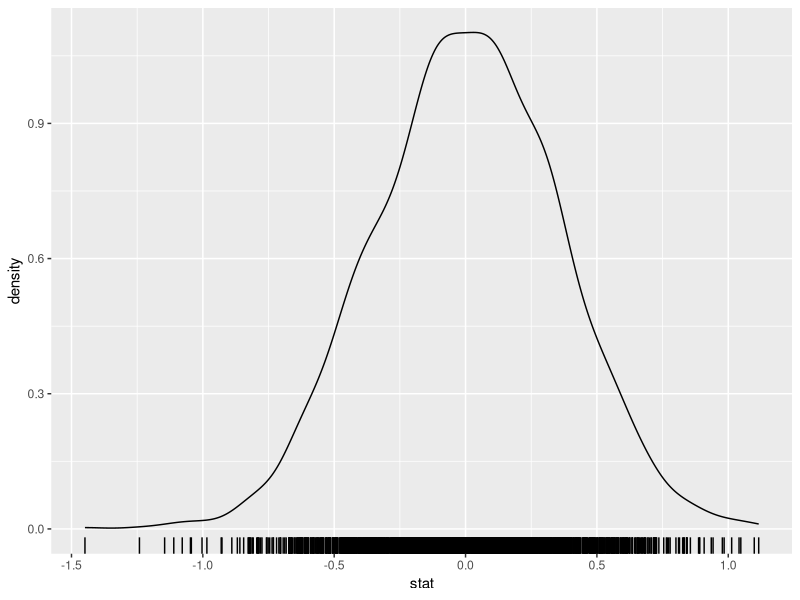

Reproduce this figure in R. (Note: a time limit stopped this script after it produced the figure.)
## ---- chunk 1
knitr::opts_chunk$set(cache = TRUE, autodep = TRUE)
## ---- chunk 2
library("dplyr")
library("ggplot2")
library("tidyr")
## ---- chunk 3
n <- 8
mean(rnorm(n))
## ---- chunk 4
n <- 8
iter <- 2048
# Investigate
results <- list()
for (i in 1:iter) {
  x <- rnorm(n)
  stat <- mean(x)
  results[[i]] <- data_frame(i = i, stat = mean(x))
}
results <- bind_rows(results)
## ---- chunk 5
ggplot(results, aes(x = stat)) +
  geom_density() +
  geom_rug()
## ---- chunk 6
sample_sizes <- 2 ^ (0:10)
## ---- chunk 7
iter <- 4096
## ---- chunk 8
results <- list()
for (k in seq_along(sample_sizes))  {
  cat("sample size:", sample_sizes[k], "\n")
  sampling_dist <- list()
  n <- sample_sizes[k]
  for (i in 1:iter) {
    # Normal distribution. mean = 0, sd = 1. mean = 0
    x <- rnorm(n)
    # Uniform distribution: min = 0, max = 1. mean = 0.5
    # x <- runif(n)
    # Geometric distribution: prob = 0.25. mean = 4
    # x <- rgeom(n, prob = 0.25)
    # Beta distribution. Bimodal. mean = 0.5.
    # x <- rbeta(n, shape1 = 0.25, shape2 = 0.25)

    # Statistics
    # # Mean
    stat <- mean(x)
    # # Median
    # stat <- median(x)
    # # Maximum
    # stat <- max(x)
    # # Standard deviation
    # stat <-sd(x)
    # # Geometric mean of
    # stat <- exp(mean(log(abs(x))))
    sampling_dist[[i]] <- data_frame(size = n, stat = stat)
  }
  results[[k]] <- bind_rows(sampling_dist)
}
results <- bind_rows(results) %>%
  mutate(size = factor(size))
## ---- chunk 9
ggplot(results, aes(x = stat, colour = size)) +
  geom_density()
## ---- chunk 10
## Comparing mean and sample distributions of multiple samples
iter <- 8192
sample_sizes <- 2 ^ (0:12)
results <- list()
for (k in seq_along(sample_sizes))  {
  n <- sample_sizes[k]
  message("sample size: ", n)
  stat <- rep(NA, iter)
  for (i in 1:iter) {
    # # Normal distribution.
    # # mean = 0, sd = 1
    x <- rnorm(n)
    
    # # Uniform distribution:
    # # min = 0, max = 1, mean = 0.5, sd = 0.2887
    # x <- runif(n)
    
    # # Geometric distribution: prob = 0.25.
    # # mean = (1 - p) / p = 3
    # # var = (1 - p) / p ^ 2 = 12
    # # sd = sqrt(12)
    # x <- rgeom(n, prob = 0.25)
    
    # # Beta distribution. Bimodal.
    # # mean = 0.5. sd = 0.4082
    # x <- rbeta(n, shape1 = 0.5, shape2 = 0.5)

    # # Bernoulli distribution.
    # # mean = 0.2. sd = sqrt(0.2 * 0.8)
    # x <- rbinom(n, size = 1, prob = 0.2)
    
    stat[i] <- mean(x)
  }
  results[[k]] <- data_frame(stat = stat, size = n)

}
results <- bind_rows(results)

results_summary <- results %>%
  group_by(size) %>%
  summarize(x_mean = mean(stat),
            s = sd(stat),
            x_mean_se = s / sqrt(iter),
            s_se = s / sqrt(2 * (iter - 1)))
## ---- chunk 11
mu <- 0
sigma <- 1
## ---- chunk 12
ggplot(results_summary, aes(x = size, y = x_mean, 
                    ymin = x_mean - 2 * x_mean_se,
                    ymax = x_mean + 2 * x_mean_se)) +
  geom_pointrange() +
  geom_hline(yintercept = mu) +
  scale_x_log10()
## ---- chunk 13
ggplot(results_summary, aes(x = size,
                    y = s, 
                    ymin = s - 2 * s_se,
                    ymax = s + 2 * s_se)) +
  geom_pointrange() +
  stat_function(fun = function(n) sigma / sqrt(n)) +
  scale_x_log10()
## ---- chunk 14
ggplot(mutate(results,
              normal = dnorm(stat, mean = mu, sd = sigma / sqrt(size))),
       aes(x = stat)) +
  geom_density() +
  geom_rug() +
  geom_line(mapping = aes(y = normal), col = "red") +
  facet_wrap(~size, ncol = 2, scales = "free")
## ---- chunk 15
prob <- 0.2
sizes <- c(1, 2, 8, 32, 64, 256, 512, 1024)

binomial <- list()
for (i in seq_along(sizes)) {
  n <- sizes[i]
  binomial[[i]] <- data_frame(x = 0:n,
                              size = n,
                              p = dbinom(x, size = n, prob = prob))
}
binomial <- bind_rows(binomial)

normal <- list()
for (i in seq_along(sizes)) {
  n <- sizes[i]
  normal_mean <- n * prob
  normal_sd <- sqrt(n * prob * (1 - prob))
  normal[[i]] <- data_frame(x = seq(normal_mean - 3 * normal_sd,
                                    normal_mean + 3 * normal_sd, 
                                    length.out = 101),
                            y = dnorm(x, mean = normal_mean, sd = normal_sd),
                            size = n)
}
normal <- bind_rows(normal)

ggplot() +
  geom_bar(data = binomial, aes(x = x, y = p), stat = "identity",
           alpha = 0.5) +
  geom_line(data = normal, aes(x = x, y = y), color = "black", size = 1) +
  facet_wrap(~size, ncol = 2, scales = "free")
## ---- chunk 16
confidence <- 95
mu <- 0
sigma <- 1
## ---- chunk 17
iter = 500
# calculate z critical value
alpha <- 1 - (confidence / 100)
z <- -qnorm(alpha / 2)
results <- list()
for (i in 1:iter) {
  x <- rnorm(n, mean = mu, sd = sigma)
  x_mean <- mean(x)
  se <- sigma / sqrt(n)
  lb <- x_mean - z * se
  ub <- x_mean + z * se
  contains_mu <- (mu > lb) & (mu < ub)
  results[[i]] <- data_frame(x_mean = x_mean,
                             se = se,
                             lb = lb,
                             ub = ub,
                             contains_mu = contains_mu,
                             i = i)
}
results <- bind_rows(results)
## ---- chunk 18
summarize(results, prop_contain_mu = sum(contains_mu) / n())
## ---- chunk 19
ggplot(results, aes(y = x_mean, ymin = lb, ymax = ub, x = i, color = contains_mu)) +
  geom_hline(yintercept = 0) + 
  geom_pointrange(size = rel(0.25)) +
  coord_flip() +
  scale_color_manual(values = c("TRUE" = alpha("black", 0.67), "FALSE" = "red")) +
  theme_bw() +
  theme(axis.text.y = element_blank(),
        axis.ticks.y = element_blank(),
        axis.title.y = element_blank())

## ---- chunk 20
contains_x_mean <- rep(NA, nrow(results))
for (i in 1:nrow(results)) {
  x_mean_i <- results[i, ][["x_mean"]]
  print(x_mean_i)
  contains_x_mean[i] <- 
    (sum(results$lb < x_mean_i & results$ub > x_mean_i) - 1) / (nrow(results) - 1)
}
summary(contains_x_mean)
## ---- chunk 21
confidence <- 95
n <- 30
mu <- 0
sigma <- 1
iter = 500
## ---- chunk 22
# calculate z critical value
alpha <- 1 - (confidence / 100)
# crit_val <- -qnorm(alpha / 2)
crit_val <- -qt(alpha / 2, df = n - 1)
results <- list()
for (i in 1:iter) {
  x <- rnorm(n, mean = mu, sd = sigma)
  x_mean <- mean(x)
  s <- sd(x)
  se <- s / sqrt(n)
  lb <- x_mean - z * se
  ub <- x_mean + z * se
  contains_mu <- (mu > lb) & (mu < ub)
  results[[i]] <- data_frame(x_mean = x_mean,
                             s = s,
                             se = se,
                             lb = lb,
                             ub = ub,
                             contains_mu = contains_mu,
                             i = i)
}
results <- bind_rows(results)
## ---- chunk 23
summarize(results, prop_contain_mu = sum(contains_mu) / n())
## ---- chunk 24
ggplot(results, aes(y = x_mean, ymin = lb, ymax = ub, x = i, color = contains_mu)) +
  geom_hline(yintercept = 0) + 
  geom_pointrange(size = rel(0.25)) +
  coord_flip() +
  scale_color_manual(values = c("TRUE" = alpha("black", 0.67), "FALSE" = "red")) +
  theme_bw() +
  theme(axis.text.y = element_blank(),
        axis.ticks.y = element_blank(),
        axis.title.y = element_blank())

## ---- chunk 25
ggplot(results, aes(x = s)) +
  geom_density() +
  geom_rug()
## ---- chunk 26
confidence <- 95
mu <- 0
sigma <- 1
iter = 2048
sample_sizes <- 3:100
# calculate z critical value
alpha <- 1 - (confidence / 100)

results <- list()
for (i in seq_along(sample_sizes)) {
  n <- sample_sizes[i]
  norm_critical_value <- -qnorm(alpha / 2)
  t_critical_value <- -qt(alpha / 2, df = n - 1)
  norm_contains_mu <- rep(NA, iter)
  t_contains_mu <- rep(NA, iter)
  for (j in 1:iter) {
    
    # Sample from the normal distribution 
    x <- rnorm(n, mean = mu, sd = sigma)
    x_mean <- mean(x)
    s <- sd(x)
    se <- s / sqrt(n)
    z <- (x_mean - mu) / se
    norm_contains_mu[j] <- abs(z) < norm_critical_value
    t_contains_mu[j] <- abs(z) < t_critical_value
  }
  results[[i]] <-
    data_frame(n = n, 
               `Normal` = sum(norm_contains_mu) / iter,
               `Student's t` = sum(t_contains_mu) / iter)
}
results <- bind_rows(results) %>%
  gather(se_type, contains_mu, -n)

## ---- chunk 27
ggplot(results, aes(x = n, y = contains_mu, color = se_type)) +
  geom_point() +
  geom_line() + 
  geom_hline(yintercept = 1 - alpha) +
  xlab("Sample size") +
  ylab(expression(paste("Prop intervals containing ", mu))) +
  scale_color_discrete("")
## ---- chunk 28
confidence <- 95
prob <- 0.1
iter = 2048
sample_sizes <- 3:100

# mean of geom is (1 - p) / p
mu <- (1 - prob) / prob
alpha <- 1 - (confidence / 100)
results <- list()
for (i in seq_along(sample_sizes)) {
  n <- sample_sizes[i]
  norm_critical_value <- -qnorm(alpha / 2)
  t_critical_value <- -qt(alpha / 2, df = n - 1)
  norm_contains_mu <- rep(NA, iter)
  t_contains_mu <- rep(NA, iter)
  for (j in 1:iter) {
    x <- rgeom(n, prob = prob)
    x_mean <- mean(x)
    s <- sd(x)
    se <- s / sqrt(n)
    z <- (x_mean - mu) / se
    norm_contains_mu[j] <- abs(z) < norm_critical_value
    t_contains_mu[j] <- abs(z) < t_critical_value
  }
  results[[i]] <-
    data_frame(n = n, 
               `Normal` = sum(norm_contains_mu) / iter,
               `Student's t` = sum(t_contains_mu) / iter)
}
results <- bind_rows(results) %>%
  gather(se_type, contains_mu, -n)

## ---- chunk 29
ggplot(results, aes(x = n, y = contains_mu, color = se_type)) +
  geom_point() +
  geom_line() + 
  geom_hline(yintercept = 1 - alpha) +
  xlab("Sample size") +
  ylab(expression(paste("Prop intervals containing ", mu))) +
  scale_color_discrete("")
